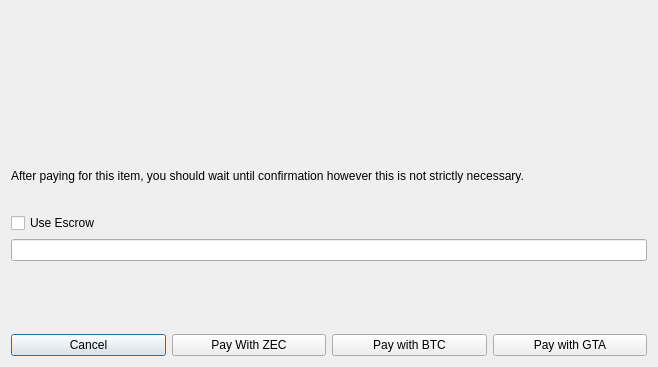
<?xml version="1.0" encoding="UTF-8"?>
<ui version="4.0">
 <class>OfferAcceptDialog</class>
 <widget class="QDialog" name="OfferAcceptDialog">
  <property name="geometry">
   <rect>
    <x>0</x>
    <y>0</y>
    <width>658</width>
    <height>367</height>
   </rect>
  </property>
  <property name="windowTitle">
   <string>Accept Gtacoin Offer</string>
  </property>
  <layout class="QGridLayout" name="gridLayout">
   <item row="6" column="0">
    <layout class="QHBoxLayout" name="horizontalLayout_3">
     <item>
      <widget class="QPushButton" name="cancelButton">
       <property name="text">
        <string>Cancel</string>
       </property>
       <property name="default">
        <bool>true</bool>
       </property>
       <property name="flat">
        <bool>false</bool>
       </property>
      </widget>
     </item>
     <item>
      <widget class="QPushButton" name="acceptZecButton">
       <property name="text">
        <string>Pay With ZEC</string>
       </property>
      </widget>
     </item>
     <item>
      <widget class="QPushButton" name="acceptBtcButton">
       <property name="toolTip">
        <string>Pay with Bitcoin</string>
       </property>
       <property name="text">
        <string>Pay with BTC</string>
       </property>
       <property name="autoDefault">
        <bool>true</bool>
       </property>
      </widget>
     </item>
     <item>
      <widget class="QPushButton" name="acceptButton">
       <property name="toolTip">
        <string>Pay with Gtacoin</string>
       </property>
       <property name="text">
        <string>Pay with GTA</string>
       </property>
      </widget>
     </item>
    </layout>
   </item>
   <item row="1" column="0">
    <layout class="QHBoxLayout" name="horizontalLayout">
     <item>
      <widget class="QLabel" name="acceptMessage">
       <property name="font">
        <font>
         <pointsize>12</pointsize>
         <weight>50</weight>
         <bold>false</bold>
        </font>
       </property>
       <property name="cursor">
        <cursorShape>IBeamCursor</cursorShape>
       </property>
       <property name="text">
        <string/>
       </property>
       <property name="wordWrap">
        <bool>true</bool>
       </property>
       <property name="textInteractionFlags">
        <set>Qt::LinksAccessibleByMouse|Qt::TextSelectableByKeyboard|Qt::TextSelectableByMouse</set>
       </property>
      </widget>
     </item>
    </layout>
   </item>
   <item row="3" column="0">
    <widget class="QCheckBox" name="checkBox">
     <property name="text">
      <string>Use Escrow</string>
     </property>
    </widget>
   </item>
   <item row="4" column="0">
    <widget class="QLineEdit" name="escrowEdit"/>
   </item>
   <item row="2" column="0">
    <widget class="QLabel" name="copyrightLabel">
     <property name="cursor">
      <cursorShape>IBeamCursor</cursorShape>
     </property>
     <property name="text">
      <string notr="true">After paying for this item, you should wait until confirmation however this is not strictly necessary.</string>
     </property>
     <property name="textFormat">
      <enum>Qt::RichText</enum>
     </property>
     <property name="wordWrap">
      <bool>true</bool>
     </property>
     <property name="textInteractionFlags">
      <set>Qt::LinksAccessibleByMouse|Qt::TextSelectableByKeyboard|Qt::TextSelectableByMouse</set>
     </property>
    </widget>
   </item>
   <item row="0" column="0">
    <widget class="QLabel" name="aboutShade">
     <property name="text">
      <string/>
     </property>
     <property name="alignment">
      <set>Qt::AlignCenter</set>
     </property>
    </widget>
   </item>
   <item row="5" column="0">
    <widget class="QLabel" name="escrowDisclaimer">
     <property name="text">
      <string/>
     </property>
    </widget>
   </item>
  </layout>
 </widget>
 <resources>
  <include location="../gtacoin.qrc"/>
 </resources>
 <connections/>
</ui>
